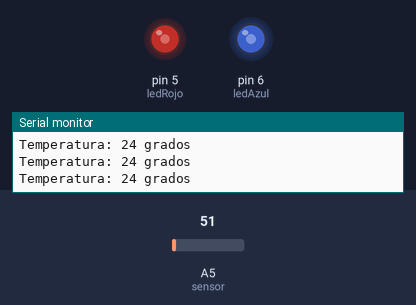
Simulated run of this sketch. Board: Arduino Uno, built with avr-gcc and run on an emulated ATmega328P. Shown: output pins drawn as LEDs (lit = HIGH), the last lines printed to the serial monitor. The test bench sets the inputs (shaded band); at power-on: A5 (sensor) = 51.

Above: at 1.3 s.
1.4 s: A5 (sensor) set to 61
At 2.3 s:
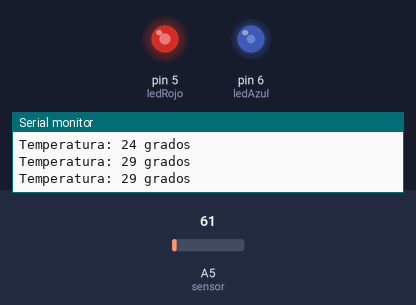
3.0 s: A5 (sensor) set to 71
At 3.6 s:
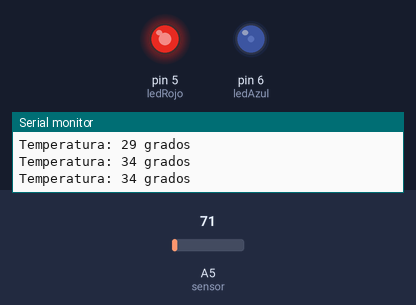
4.5 s: A5 (sensor) set to 86
At 5.7 s:
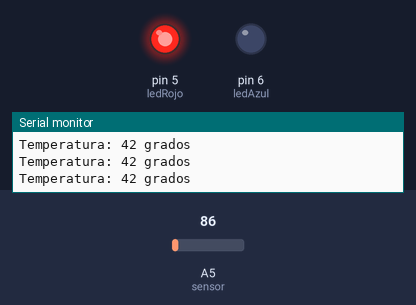
6.0 s: A5 (sensor) set to 30
At 7.2 s:
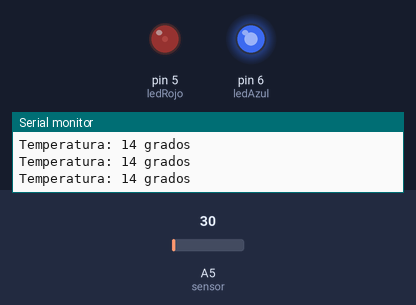
7.5 s: A5 (sensor) set to 15
At 8.4 s:
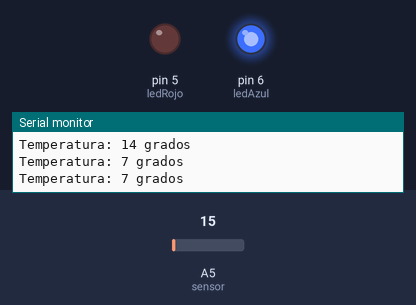
9.0 s: A5 (sensor) set to 112
At 9.5 s:
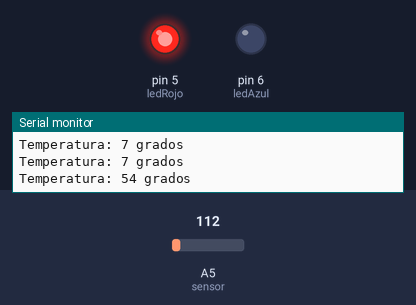
Timing chart, 0 to 11.5 s (numbered marks = the images above; inputs shaded):
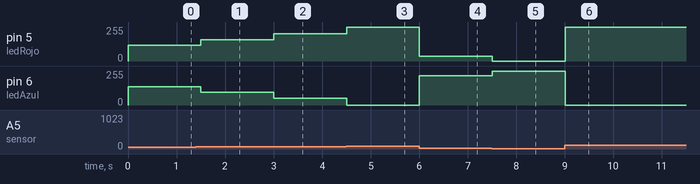

The sketch:

Temperatura.ino
```cpp
/* Cambia el color de un LED RGB de azul a rojo
dependiendo de la temperatura*/

const int sensor = A5;    //entrada del sensor LM35
const int ledRojo = 5;    //pin del LED rojo
const int ledAzul =6;   //pin del LED azul

long miliVolts;
long temperatura;

int brillo;

void setup() {
  Serial.begin(9600);   //Iniciamos la comunicación serial
pinMode(ledRojo, OUTPUT);
pinMode(ledAzul, OUTPUT);

 }


void loop() {
  miliVolts = (analogRead(sensor) *5000L) / 1023;   //calculamos los mV en la entrada
  temperatura = miliVolts / 10;             //calculamos la temperatura del sensor

  brillo = map(temperatura, 10, 40, 0, 255);    //ajustamos la escala de temperatura para poder usar analogWrite
  brillo = constrain(brillo, 0, 255);           //Limitamos el rango de brillo a 0 y 255

  analogWrite(ledRojo, brillo);                 //Ajustamos el color del LED
  analogWrite(ledAzul, 255 - brillo);
 Serial.print("Temperatura: ");            //Mandamos la temeratura por
  Serial.print(temperatura);                //serial
  Serial.println(" grados");
  delay(500);                               //esperamos para no saturar el monitor
}
```

Measured:
- after the input at 1.4 s, pin 5 (ledRojo): 119/255 → 161/255 after 0.10 s; pin 6 (ledAzul): 136/255 → 94/255 after 0.10 s
- after the input at 3.0 s, pin 5 (ledRojo): 161/255 → 204/255 at once; pin 6 (ledAzul): 94/255 → 51/255 at once
- after the input at 4.5 s, pin 5 (ledRojo): 204/255 → 255/255 at once; pin 6 (ledAzul): 51/255 → 0/255 at once
- after the input at 6.0 s, pin 5 (ledRojo): 255/255 → 34/255 at once; pin 6 (ledAzul): 0/255 → 221/255 at once
- after the input at 7.5 s, pin 5 (ledRojo): 34/255 → 0/255 at once; pin 6 (ledAzul): 221/255 → 255/255 at once
- after the input at 9.0 s, pin 5 (ledRojo): 0/255 → 255/255 at once; pin 6 (ledAzul): 255/255 → 0/255 at once
